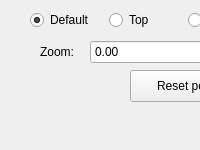
  <widget class="QDockWidget" name="dockMode">
   <property name="minimumSize">
    <size>
     <width>62</width>
     <height>150</height>
    </size>
   </property>
   <property name="windowTitle">
    <string>Mode</string>
   </property>
   <attribute name="dockWidgetArea">
    <number>2</number>
   </attribute>
   <widget class="QWidget" name="dockWidgetContents_8">
    <widget class="QWidget" name="horizontalLayoutWidget">
     <property name="geometry">
      <rect>
       <x>30</x>
       <y>10</y>
       <width>231</width>
       <height>21</height>
      </rect>
     </property>
     <layout class="QHBoxLayout" name="horizontalLayout">
      <item>
       <widget class="QRadioButton" name="radioButtonDefaultView">
        <property name="text">
         <string>Default</string>
        </property>
        <property name="checked">
         <bool>true</bool>
        </property>
        <attribute name="buttonGroup">
         <string notr="true">buttonGroupViewMode</string>
        </attribute>
       </widget>
      </item>
      <item>
       <widget class="QRadioButton" name="radioButtonTopView">
        <property name="text">
         <string>Top</string>
        </property>
        <attribute name="buttonGroup">
         <string notr="true">buttonGroupViewMode</string>
        </attribute>
       </widget>
      </item>
      <item>
       <widget class="QRadioButton" name="radioButtonRotateView">
        <property name="text">
         <string>Rotate</string>
        </property>
        <attribute name="buttonGroup">
         <string notr="true">buttonGroupViewMode</string>
        </attribute>
       </widget>
      </item>
     </layout>
    </widget>
    <widget class="QLabel" name="labelZoom">
     <property name="geometry">
      <rect>
       <x>40</x>
       <y>44</y>
       <width>51</width>
       <height>16</height>
      </rect>
     </property>
     <property name="text">
      <string>Zoom:</string>
     </property>
    </widget>
    <widget class="QDoubleSpinBox" name="doubleSpinBoxZoom">
     <property name="geometry">
      <rect>
       <x>90</x>
       <y>40</y>
       <width>171</width>
       <height>24</height>
      </rect>
     </property>
     <property name="maximum">
      <double>9999.000000000000000</double>
     </property>
    </widget>
    <widget class="QPushButton" name="buttonResetPosition">
     <property name="geometry">
      <rect>
       <x>130</x>
       <y>70</y>
       <width>130</width>
       <height>32</height>
      </rect>
     </property>
     <property name="text">
      <string>Reset position</string>
     </property>
    </widget>
   </widget>
  </widget>
